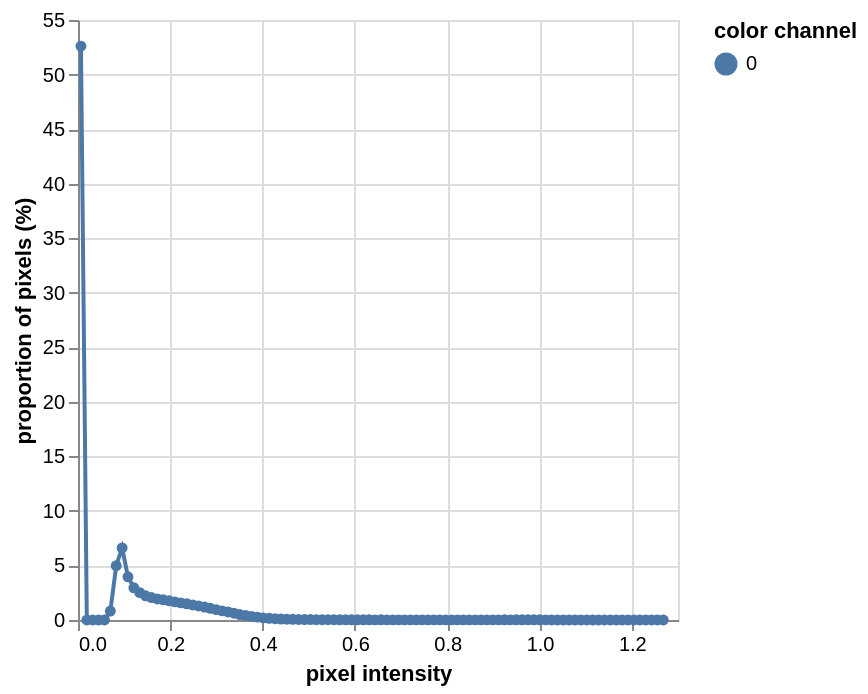

The notebook cell saved with this chart:
### Markdown cell above
# Threshold grayscale image to create a binary mask
Visualize the distribution of pixel intensities in the grayscale image and create a list of a few values to use as thresholds for our binary mask using [*pcv.threshold.binary*](https://docs.plantcv.org/en/stable/binary_threshold/). Look for where most of the remaining pixels resemble flower color.

### Code cell
# Display histogram to visualize grayscale values for thresholding
pcv.visualize.histogram(img=gray_v)

# Cycle through some values for the thresholding and look at them
threshvals = [0.25, 0.35, 0.45, 0.55, 0.65, 0.75, 0.85, 0.95, 1.0]
pcv.params.debug = None
# Create a list to pass threshold values through for testing
masked_list = []
for i in threshvals:
    mask = pcv.threshold.binary(gray_v, threshold=i)
    masked = pcv.apply_mask(img.thumb, mask, mask_color="black")
    masked_list.append(masked)

pcv.params.debug = "plot"

# Shows all thresholded outputs in a tiled graphic for easier comparison
tiled = pcv.visualize.tile(masked_list, ncol=3)

### Figure 1 — Vega-Lite specification as saved in the notebook (floating-point values rounded to 4 significant figures)
{"config": {"view": {"continuousWidth": 300, "continuousHeight": 300}}, "data": {"name": "data-aacc3841b0f80c6881e37755579d7a71"}, "mark": {"type": "line", "point": true}, "encoding": {"color": {"field": "color channel", "type": "nominal"}, "tooltip": [{"field": "pixel intensity", "type": "quantitative"}, {"field": "proportion of pixels (%)", "type": "quantitative"}], "x": {"field": "pixel intensity", "type": "quantitative"}, "y": {"field": "proportion of pixels (%)", "type": "quantitative"}}, "$schema": "https://vega.github.io/schema/vega-lite/v5.20.1.json", "datasets": {"data-aacc3841b0f80c6881e37755579d7a71": [{"pixel intensity": 0.006373, "proportion of pixels (%)": 52.61, "hist_count": 525467, "color channel": "0"}, {"pixel intensity": 0.01912, "proportion of pixels (%)": 0.0, "hist_count": 0, "color channel": "0"}, {"pixel intensity": 0.03186, "proportion of pixels (%)": 0.0, "hist_count": 0, "color channel": "0"}, {"pixel intensity": 0.04461, "proportion of pixels (%)": 0.0001001, "hist_count": 1, "color channel": "0"}, {"pixel intensity": 0.05736, "proportion of pixels (%)": 0.006507, "hist_count": 65, "color channel": "0"}, {"pixel intensity": 0.0701, "proportion of pixels (%)": 0.818, "hist_count": 8171, "color channel": "0"}, {"pixel intensity": 0.08285, "proportion of pixels (%)": 4.975, "hist_count": 49689, "color channel": "0"}, {"pixel intensity": 0.09559, "proportion of pixels (%)": 6.601, "hist_count": 65934, "color channel": "0"}, {"pixel intensity": 0.1083, "proportion of pixels (%)": 3.955, "hist_count": 39510, "color channel": "0"}, {"pixel intensity": 0.1211, "proportion of pixels (%)": 2.951, "hist_count": 29481, "color channel": "0"}, {"pixel intensity": 0.1338, "proportion of pixels (%)": 2.508, "hist_count": 25053, "color channel": "0"}, {"pixel intensity": 0.1466, "proportion of pixels (%)": 2.221, "hist_count": 22189, "color channel": "0"}, {"pixel intensity": 0.1593, "proportion of pixels (%)": 2.057, "hist_count": 20547, "color channel": "0"}, {"pixel intensity": 0.1721, "proportion of pixels (%)": 1.929, "hist_count": 19270, "color channel": "0"}, {"pixel intensity": 0.1848, "proportion of pixels (%)": 1.849, "hist_count": 18471, "color channel": "0"}, {"pixel intensity": 0.1976, "proportion of pixels (%)": 1.758, "hist_count": 17556, "color channel": "0"}, {"pixel intensity": 0.2103, "proportion of pixels (%)": 1.661, "hist_count": 16594, "color channel": "0"}, {"pixel intensity": 0.223, "proportion of pixels (%)": 1.571, "hist_count": 15690, "color channel": "0"}, {"pixel intensity": 0.2358, "proportion of pixels (%)": 1.485, "hist_count": 14837, "color channel": "0"}, {"pixel intensity": 0.2485, "proportion of pixels (%)": 1.38, "hist_count": 13782, "color channel": "0"}, {"pixel intensity": 0.2613, "proportion of pixels (%)": 1.284, "hist_count": 12822, "color channel": "0"}, {"pixel intensity": 0.274, "proportion of pixels (%)": 1.184, "hist_count": 11822, "color channel": "0"}, {"pixel intensity": 0.2868, "proportion of pixels (%)": 1.075, "hist_count": 10736, "color channel": "0"}, {"pixel intensity": 0.2995, "proportion of pixels (%)": 0.9518, "hist_count": 9507, "color channel": "0"}, {"pixel intensity": 0.3123, "proportion of pixels (%)": 0.8354, "hist_count": 8345, "color channel": "0"}, {"pixel intensity": 0.325, "proportion of pixels (%)": 0.7417, "hist_count": 7409, "color channel": "0"}, {"pixel intensity": 0.3378, "proportion of pixels (%)": 0.62, "hist_count": 6193, "color channel": "0"}, {"pixel intensity": 0.3505, "proportion of pixels (%)": 0.504, "hist_count": 5034, "color channel": "0"}, {"pixel intensity": 0.3633, "proportion of pixels (%)": 0.4168, "hist_count": 4163, "color channel": "0"}, {"pixel intensity": 0.376, "proportion of pixels (%)": 0.3305, "hist_count": 3301, "color channel": "0"}, {"pixel intensity": 0.3887, "proportion of pixels (%)": 0.2632, "hist_count": 2629, "color channel": "0"}, {"pixel intensity": 0.4015, "proportion of pixels (%)": 0.1963, "hist_count": 1961, "color channel": "0"}, {"pixel intensity": 0.4142, "proportion of pixels (%)": 0.1567, "hist_count": 1565, "color channel": "0"}, {"pixel intensity": 0.427, "proportion of pixels (%)": 0.1219, "hist_count": 1218, "color channel": "0"}, {"pixel intensity": 0.4397, "proportion of pixels (%)": 0.0877, "hist_count": 876, "color channel": "0"}, {"pixel intensity": 0.4525, "proportion of pixels (%)": 0.07619, "hist_count": 761, "color channel": "0"}, {"pixel intensity": 0.4652, "proportion of pixels (%)": 0.06187, "hist_count": 618, "color channel": "0"}, {"pixel intensity": 0.478, "proportion of pixels (%)": 0.04845, "hist_count": 484, "color channel": "0"}, {"pixel intensity": 0.4907, "proportion of pixels (%)": 0.04325, "hist_count": 432, "color channel": "0"}, {"pixel intensity": 0.5035, "proportion of pixels (%)": 0.03774, "hist_count": 377, "color channel": "0"}, {"pixel intensity": 0.5162, "proportion of pixels (%)": 0.02943, "hist_count": 294, "color channel": "0"}, {"pixel intensity": 0.5289, "proportion of pixels (%)": 0.02303, "hist_count": 230, "color channel": "0"}, {"pixel intensity": 0.5417, "proportion of pixels (%)": 0.02503, "hist_count": 250, "color channel": "0"}, {"pixel intensity": 0.5544, "proportion of pixels (%)": 0.02473, "hist_count": 247, "color channel": "0"}, {"pixel intensity": 0.5672, "proportion of pixels (%)": 0.02042, "hist_count": 204, "color channel": "0"}, {"pixel intensity": 0.5799, "proportion of pixels (%)": 0.01772, "hist_count": 177, "color channel": "0"}, {"pixel intensity": 0.5927, "proportion of pixels (%)": 0.01872, "hist_count": 187, "color channel": "0"}, {"pixel intensity": 0.6054, "proportion of pixels (%)": 0.01482, "hist_count": 148, "color channel": "0"}, {"pixel intensity": 0.6182, "proportion of pixels (%)": 0.01692, "hist_count": 169, "color channel": "0"}, {"pixel intensity": 0.6309, "proportion of pixels (%)": 0.01672, "hist_count": 167, "color channel": "0"}, {"pixel intensity": 0.6437, "proportion of pixels (%)": 0.01332, "hist_count": 133, "color channel": "0"}, {"pixel intensity": 0.6564, "proportion of pixels (%)": 0.01622, "hist_count": 162, "color channel": "0"}, {"pixel intensity": 0.6691, "proportion of pixels (%)": 0.01332, "hist_count": 133, "color channel": "0"}, {"pixel intensity": 0.6819, "proportion of pixels (%)": 0.01261, "hist_count": 126, "color channel": "0"}, {"pixel intensity": 0.6946, "proportion of pixels (%)": 0.01161, "hist_count": 116, "color channel": "0"}, {"pixel intensity": 0.7074, "proportion of pixels (%)": 0.01131, "hist_count": 113, "color channel": "0"}, {"pixel intensity": 0.7201, "proportion of pixels (%)": 0.01241, "hist_count": 124, "color channel": "0"}, {"pixel intensity": 0.7329, "proportion of pixels (%)": 0.01251, "hist_count": 125, "color channel": "0"}, {"pixel intensity": 0.7456, "proportion of pixels (%)": 0.01221, "hist_count": 122, "color channel": "0"}, {"pixel intensity": 0.7584, "proportion of pixels (%)": 0.01271, "hist_count": 127, "color channel": "0"}, {"pixel intensity": 0.7711, "proportion of pixels (%)": 0.01211, "hist_count": 121, "color channel": "0"}, {"pixel intensity": 0.7839, "proportion of pixels (%)": 0.01111, "hist_count": 111, "color channel": "0"}, {"pixel intensity": 0.7966, "proportion of pixels (%)": 0.01041, "hist_count": 104, "color channel": "0"}, {"pixel intensity": 0.8093, "proportion of pixels (%)": 0.01001, "hist_count": 100, "color channel": "0"}, {"pixel intensity": 0.8221, "proportion of pixels (%)": 0.01121, "hist_count": 112, "color channel": "0"}, {"pixel intensity": 0.8348, "proportion of pixels (%)": 0.01121, "hist_count": 112, "color channel": "0"}, {"pixel intensity": 0.8476, "proportion of pixels (%)": 0.01161, "hist_count": 116, "color channel": "0"}, {"pixel intensity": 0.8603, "proportion of pixels (%)": 0.01271, "hist_count": 127, "color channel": "0"}, {"pixel intensity": 0.8731, "proportion of pixels (%)": 0.01111, "hist_count": 111, "color channel": "0"}, {"pixel intensity": 0.8858, "proportion of pixels (%)": 0.01251, "hist_count": 125, "color channel": "0"}, {"pixel intensity": 0.8986, "proportion of pixels (%)": 0.01271, "hist_count": 127, "color channel": "0"}, {"pixel intensity": 0.9113, "proportion of pixels (%)": 0.01311, "hist_count": 131, "color channel": "0"}, {"pixel intensity": 0.9241, "proportion of pixels (%)": 0.01412, "hist_count": 141, "color channel": "0"}, {"pixel intensity": 0.9368, "proportion of pixels (%)": 0.01352, "hist_count": 135, "color channel": "0"}, {"pixel intensity": 0.9496, "proportion of pixels (%)": 0.01432, "hist_count": 143, "color channel": "0"}, {"pixel intensity": 0.9623, "proportion of pixels (%)": 0.01642, "hist_count": 164, "color channel": "0"}, {"pixel intensity": 0.975, "proportion of pixels (%)": 0.02253, "hist_count": 225, "color channel": "0"}, {"pixel intensity": 0.9878, "proportion of pixels (%)": 0.01802, "hist_count": 180, "color channel": "0"}, {"pixel intensity": 1.001, "proportion of pixels (%)": 0.01632, "hist_count": 163, "color channel": "0"}, {"pixel intensity": 1.013, "proportion of pixels (%)": 0.01121, "hist_count": 112, "color channel": "0"}, {"pixel intensity": 1.026, "proportion of pixels (%)": 0.008309, "hist_count": 83, "color channel": "0"}, {"pixel intensity": 1.039, "proportion of pixels (%)": 0.005907, "hist_count": 59, "color channel": "0"}, {"pixel intensity": 1.052, "proportion of pixels (%)": 0.004906, "hist_count": 49, "color channel": "0"}, {"pixel intensity": 1.064, "proportion of pixels (%)": 0.004505, "hist_count": 45, "color channel": "0"}, {"pixel intensity": 1.077, "proportion of pixels (%)": 0.003504, "hist_count": 35, "color channel": "0"}, {"pixel intensity": 1.09, "proportion of pixels (%)": 0.0008009, "hist_count": 8, "color channel": "0"}, {"pixel intensity": 1.102, "proportion of pixels (%)": 0.0004005, "hist_count": 4, "color channel": "0"}, {"pixel intensity": 1.115, "proportion of pixels (%)": 0.0003003, "hist_count": 3, "color channel": "0"}, {"pixel intensity": 1.128, "proportion of pixels (%)": 0.0001001, "hist_count": 1, "color channel": "0"}, {"pixel intensity": 1.141, "proportion of pixels (%)": 0.0, "hist_count": 0, "color channel": "0"}, {"pixel intensity": 1.153, "proportion of pixels (%)": 0.0, "hist_count": 0, "color channel": "0"}, {"pixel intensity": 1.166, "proportion of pixels (%)": 0.0, "hist_count": 0, "color channel": "0"}, {"pixel intensity": 1.179, "proportion of pixels (%)": 0.0001001, "hist_count": 1, "color channel": "0"}, {"pixel intensity": 1.192, "proportion of pixels (%)": 0.0, "hist_count": 0, "color channel": "0"}, {"pixel intensity": 1.204, "proportion of pixels (%)": 0.0, "hist_count": 0, "color channel": "0"}, {"pixel intensity": 1.217, "proportion of pixels (%)": 0.0, "hist_count": 0, "color channel": "0"}, {"pixel intensity": 1.23, "proportion of pixels (%)": 0.0002002, "hist_count": 2, "color channel": "0"}, {"pixel intensity": 1.243, "proportion of pixels (%)": 0.0002002, "hist_count": 2, "color channel": "0"}, {"pixel intensity": 1.255, "proportion of pixels (%)": 0.0001001, "hist_count": 1, "color channel": "0"}, {"pixel intensity": 1.268, "proportion of pixels (%)": 0.0001001, "hist_count": 1, "color channel": "0"}]}}
